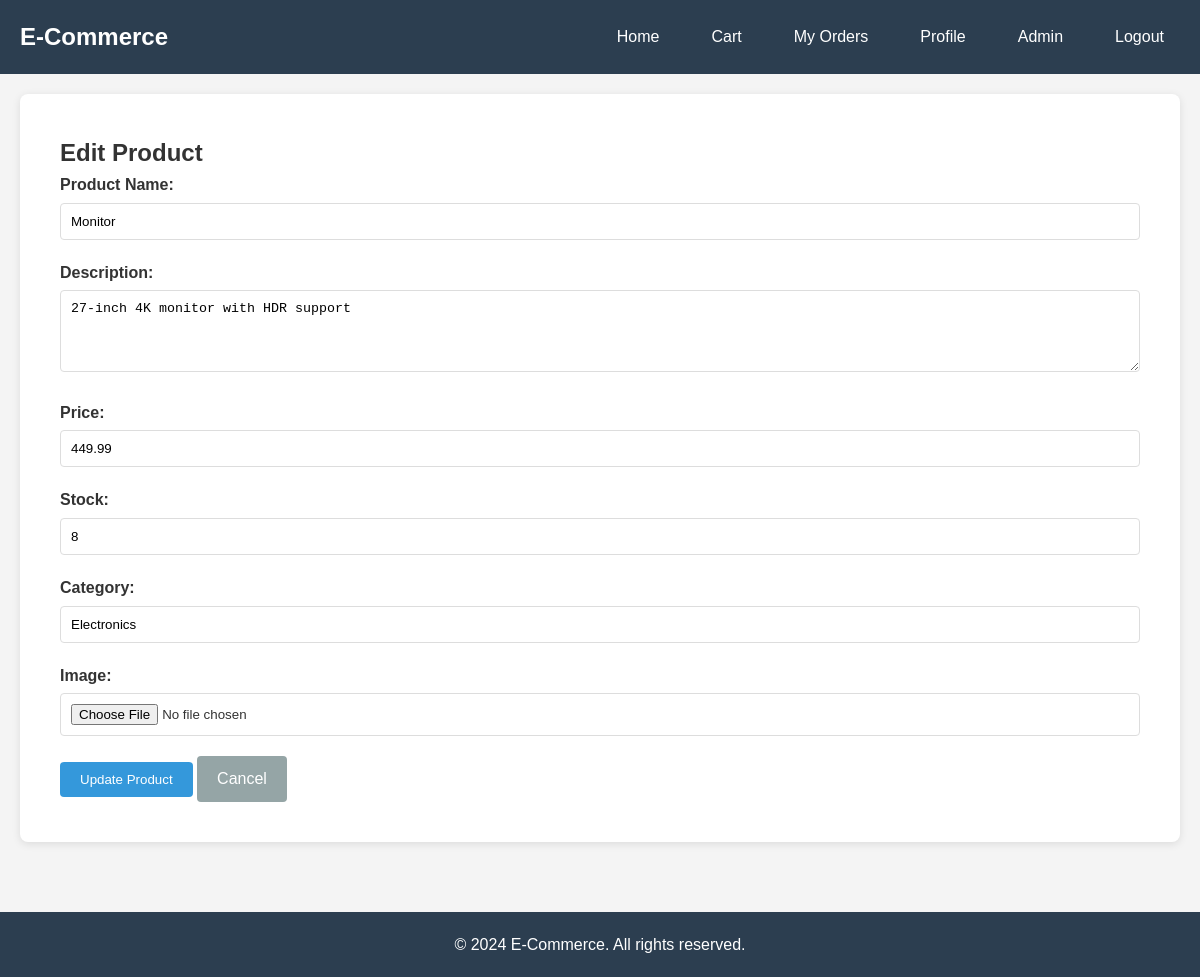
The page /shop-admin/products/edit/10/ (signed in) on the database its author committed.
### products/models.py (models this page shows, shortened)
class Product(models.Model):
    name = models.CharField(max_length=200)
    description = models.TextField()
    price = models.DecimalField(max_digits=10, decimal_places=2, validators=[MinValueValidator(0)])
    stock = models.IntegerField(validators=[MinValueValidator(0)])
    image = models.ImageField(upload_to='products/', blank=True, null=True)
    category = models.CharField(max_length=100)
    created_at = models.DateTimeField(auto_now_add=True)
    updated_at = models.DateTimeField(auto_now=True)
    is_active = models.BooleanField(default=True)
    class Meta:
        ordering = ['-created_at']

### shop_admin/views.py (the view, shortened to what this page needs)
# urls.py: path('products/edit/<int:product_id>/', views.edit_product, name='edit_product'),
@staff_member_required
def edit_product(request, product_id):
    product = ProductService.get_product_by_id(product_id)
    if not product:
        product = Product.objects.filter(id=product_id).first()
        if not product:
            messages.error(request, 'Product not found')
            return redirect('manage_products')
    context = {'product': product}
    return render(request, 'shop_admin/edit_product.html', context)

### products/services.py (called while the page is built)
    @staticmethod
    def get_product_by_id(product_id):
        try:
            return Product.objects.get(id=product_id, is_active=True)
        except Product.DoesNotExist:
            return None

### shop_admin/templates/shop_admin/edit_product.html (shortened to what this page needs)
{% extends 'base.html' %}
{% block content %}
<div class="admin-container">
    <h2>Edit Product</h2>
    <form method="POST" enctype="multipart/form-data" class="admin-form">
        <div class="form-group">
            <label for="name">Product Name:</label>
            <input type="text" name="name" id="name" value="{{ product.name }}" required>
        </div>
        <div class="form-group">
            <label for="description">Description:</label>
            <textarea name="description" id="description" rows="4" required>{{ product.description }}</textarea>
        </div>
        <div class="form-group">
            <label for="price">Price:</label>
            <input type="number" name="price" id="price" step="0.01" min="0" value="{{ product.price }}" required>
        </div>
        <div class="form-group">
            <label for="stock">Stock:</label>
            <input type="number" name="stock" id="stock" min="0" value="{{ product.stock }}" required>
        </div>
        <div class="form-group">
            <label for="category">Category:</label>
            <input type="text" name="category" id="category" value="{{ product.category }}" required>
        </div>
        <div class="form-group">
            <label for="image">Image:</label>
            <input type="file" name="image" id="image" accept="image/*">
        </div>
        <button type="submit" class="btn btn-primary">Update Product</button>
        <a href="{% url 'manage_products' %}" class="btn btn-secondary">Cancel</a>
    </form>
</div>
{% endblock %}

### static/css/style.css (style rules this page uses)
* { margin: 0; padding: 0; box-sizing: border-box; }
body { font-family: 'Arial', sans-serif; line-height: 1.6; color: #333; background-color: #f4f4f4; }
.btn { display: inline-block; padding: 10px 20px; background-color: #3498db; color: white; text-decoration: none; border: none; border-radius: 4px; cursor: pointer; transition: background-color 0.3s; }
.btn-primary { background-color: #3498db; }
.btn-secondary { background-color: #95a5a6; }
.admin-container { background: white; padding: 40px; border-radius: 8px; box-shadow: 0 2px 8px rgba(0,0,0,0.1); }
.admin-form .form-group { margin-bottom: 20px; }
.admin-form label { display: block; margin-bottom: 5px; font-weight: bold; }
.admin-form input, .admin-form textarea, .admin-form select { width: 100%; padding: 10px; border: 1px solid #ddd; border-radius: 4px; }

### rows shown on the page
Product: name "Monitor", description "27-inch 4K monitor with HDR support", price "449.99", stock "8", category "Electronics"
